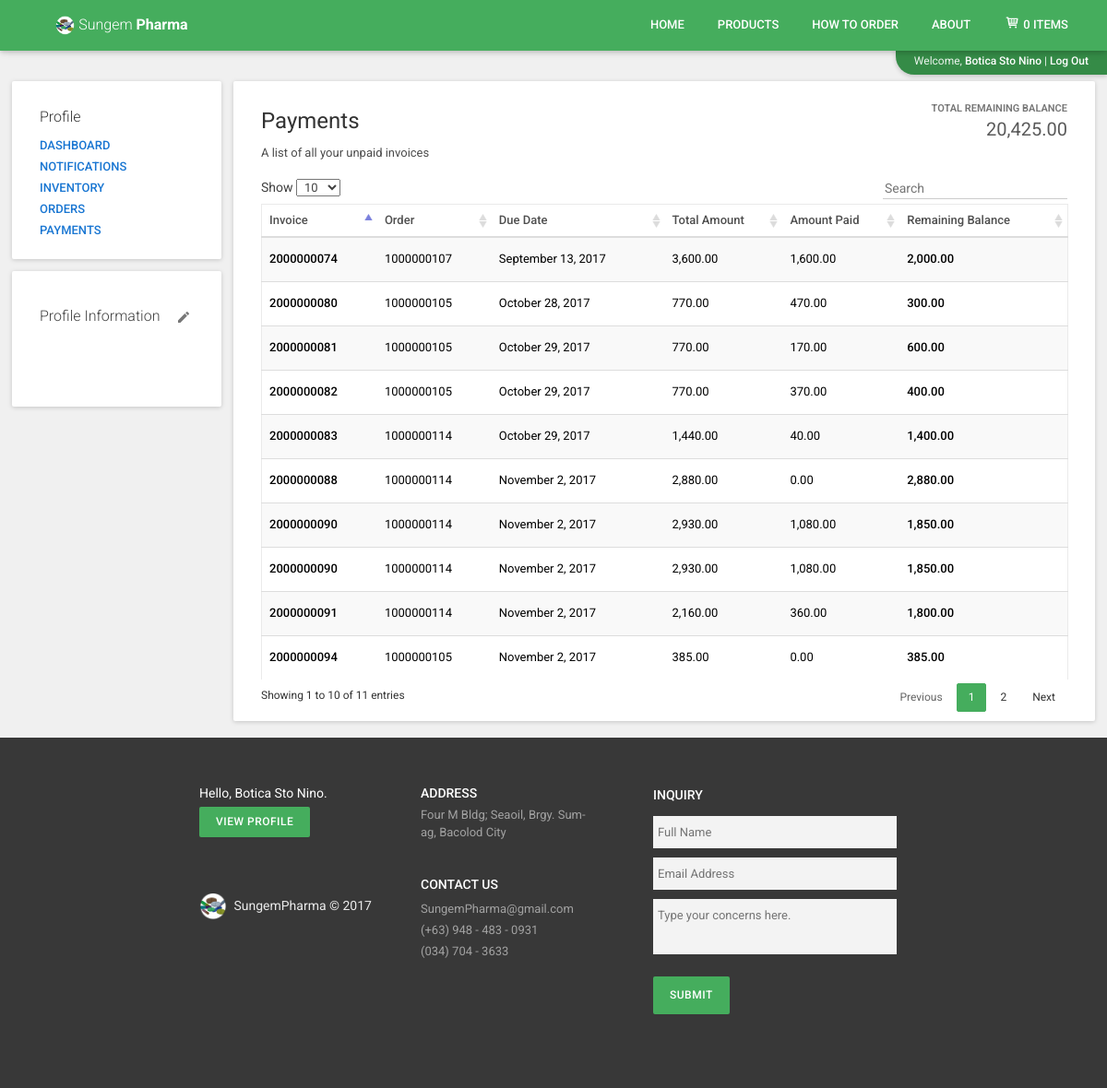
The page /index.php?mod=profile&view=paylist (signed in) on the database its author committed.
### tables this page shows
CREATE TABLE IF NOT EXISTS `tbl_ord_invoice` (
  `ord_invoice_id` int(10) unsigned NOT NULL AUTO_INCREMENT,
  `order_id` int(10) NOT NULL DEFAULT '0',
  `invoice_id` int(10) NOT NULL DEFAULT '0',
  `usr_id` int(4) NOT NULL DEFAULT '0',
  PRIMARY KEY (`ord_invoice_id`),
  KEY `order_id` (`order_id`),
  KEY `invoice_id` (`invoice_id`),
  KEY `usr_id` (`usr_id`)
);

CREATE TABLE IF NOT EXISTS `tbl_invoice` (
  `invoice_id` int(10) unsigned NOT NULL AUTO_INCREMENT,
  `total_amount` double(10,2) NOT NULL DEFAULT '0.00',
  `amount_paid` double(10,2) NOT NULL DEFAULT '0.00',
  `amount_remaining` double(10,2) NOT NULL DEFAULT '0.00',
  `date_due` date NOT NULL DEFAULT '0000-00-00',
  `date_issued` date NOT NULL DEFAULT '0000-00-00',
  `time_issued` time NOT NULL DEFAULT '00:00:00',
  `date_modified` date NOT NULL DEFAULT '0000-00-00',
  `time_modified` time NOT NULL DEFAULT '00:00:00',
  `usr_id` int(4) NOT NULL DEFAULT '0',
  PRIMARY KEY (`invoice_id`),
  KEY `usr_id` (`usr_id`)
);

### classes/class.users.php (called while the page is built, shortened)
<?php
class Users{
	public $db;
	public function __construct(){
		$this->db = new mysqli(DB_SERVER,DB_USERNAME,DB_PASSWORD,DB_DATABASE);
	}
	public function get_paylist($id){
		$sql = "SELECT *, tbl_invoice.total_amount FROM tbl_invoice,tbl_ord_invoice,tbl_order WHERE tbl_invoice.invoice_id = tbl_ord_invoice.invoice_id AND tbl_ord_invoice.order_id = tbl_order.order_id AND tbl_order.client_id = '$id' AND tbl_invoice.amount_remaining > 0";
		$result = mysqli_query($this->db,$sql);
		while($row = mysqli_fetch_assoc($result)){
			$list[] = $row;
		}
		if(!empty($list)){
			return $list;
		}
	}
	public function get_total_balance($id){
		$sql = "SELECT SUM(tbl_invoice.total_amount) AS total_balance FROM tbl_invoice,tbl_ord_invoice,tbl_order WHERE tbl_invoice.invoice_id = tbl_ord_invoice.invoice_id AND tbl_ord_invoice.order_id = tbl_order.order_id AND tbl_order.client_id = '$id' AND tbl_invoice.amount_remaining > 0";
		$result = mysqli_query($this->db,$sql);
		$row = mysqli_fetch_assoc($result);
		$value = $row['total_balance'];
		return $value;
	}
	public function get_order_by_invoice($id){
		$sql = "SELECT order_id FROM tbl_ord_invoice WHERE invoice_id='$id'";
		$result = mysqli_query($this->db,$sql);
		$row = mysqli_fetch_assoc($result);
		$value = $row['order_id'];
		return $value;
	}
}

### profile/paylist.php (the view, shortened to what this page needs)
<div class="card-wrapper profile-right-main-cont">
	<div class="card-style w-100">
		<div class="card-header">
			<ul style="width: 60%;">
				<li class="header-title"><h3 style="float: left;">Payments</h3></li>
			</ul>
			<div style="padding-top: 8px;float: left; width: 40%;text-align: right;">
						<span class="material-label">Total Remaining Balance</span></br>
						<span class="balance-counter"><?php $balance = $user->get_total_balance($_SESSION['clientid']); echo number_format ((float)$balance, 2, '.', ',');?></span>
			</div>
			<h5 style="width: 100%; display: inline-block;margin-bottom: 20px; margin-top: 0;">A list of all your unpaid invoices</h5>
		</div>
<table class="table table-striped font-roboto" id="table-sli">
	<thead>
		<tr>
					 <th class="table_one_title_profile">Invoice</th>
					 <th>Order</th>
        	<th class="table_two_title_profile">Due Date</th>
        	<th class="table_three_title_profile">Total Amount</th>
        	<th class="table_four_title_profile">Amount Paid</th>
        	<th class="table_five_title_profile">Remaining Balance</th>
      	</tr>
	</thead>
	<tbody>
	<?php
	$list = $user->get_paylist($_SESSION['clientid']);
	if($list){
		foreach($list as $pay){?>
    	<tr style="height: 48px;">
					 <td class="table_one_cont_profile"><span style="font-weight: 500;"><?php echo $pay['invoice_id'];?></span></td>
					 <td><?php echo $user->get_order_by_invoice($pay['invoice_id']);?></td>
       		<td class="table_two_cont_profile"><?php $date = new DateTime($pay['date_due']); echo $date->format('F j, Y');?></td>
       		<td class="table_three_cont_profile"><?php echo number_format ((float)$pay['total_amount'], 2, '.', ',');?></td>
       		<td class="table_four_cont_profile"><?php echo number_format ((float)$pay['amount_paid'], 2, '.', ',');?></td>
       		<td class="table_five_cont_profile"><span style="font-weight: 500;"><?php echo number_format ((float)$pay['amount_remaining'], 2, '.', ',');?></span></td>
        </tr>
    <?php
    	}
	}
    ?>
	</tbody>
</table>
	</div>
</div>

### css/stylesheet.css (style rules this page uses)
html, body { font-family: 'Roboto', sans-serif; margin: 0; -webkit-font-smoothing : antialiased; text-rendering: optimizeLegibility; height: 100%; }
body { filter: none; }
.background-material { background-color: #F0F0F0; }
.w-100 { width: 100%; }
.card-wrapper { float: left; padding: 13px; height: auto; font-family: 'Roboto', sans-serif; }
.card-header { width: 100%; float: left; padding: 0; }
.card-header ul { float: left; list-style-type: none; margin: 0; padding: 0; width: 100%; }
.card-style { display: inline-block; height: auto; margin: 0; background-color: white; box-shadow: 0 0px 0px rgba(0,0,0,0.1), 0 1px 5px rgba(0,0,0,0.175); padding: 10px 30px 10px 30px; border-radius: 2px; font-family: 'Roboto',sans-serif; }
.card-style h3 { font-weight: 400; font-family: 'Roboto', sans-serif; font-size: 24px; width: auto; }
.card-style h5 { font-size: 13px; color: rgba(0,0,0,0.7); font-weight: 400; }
.material-label { text-align: right; font-family: 'Roboto'; font-size: 11px; font-weight: 600; text-transform: uppercase; color: rgba(0,0,0,0.54); margin-top: 60px; }
.balance-counter { text-align: right; font-family: 'Roboto'; font-size: 20px; font-weight: 400; text-transform: uppercase; color: rgba(0,0,0,0.65); }
.font-roboto { font-family: 'Roboto', sans-serif; }
.profile-right-main-cont { width: 80%; }

### rows shown on the page
tbl_ord_invoice: invoice "2000000080", $user->get_order_by_invoice($pay['invoice_id']) "1000000105", invoice.date_due "October 28, 2017", invoice.total_amount "770.00", invoice.amount_paid "470.00", invoice.amount_remaining "300.00"
tbl_ord_invoice: invoice "2000000081", $user->get_order_by_invoice($pay['invoice_id']) "1000000105", invoice.date_due "October 29, 2017", invoice.total_amount "770.00", invoice.amount_paid "170.00", invoice.amount_remaining "600.00"
tbl_ord_invoice: invoice "2000000082", $user->get_order_by_invoice($pay['invoice_id']) "1000000105", invoice.date_due "October 29, 2017", invoice.total_amount "770.00", invoice.amount_paid "370.00", invoice.amount_remaining "400.00"
tbl_ord_invoice: invoice "2000000090", order_by_invoice "1000000114", invoice.date_due "November 2, 2017", invoice.total_amount "2,930.00", invoice.amount_paid "1,080.00", invoice.amount_remaining "1,850.00"
tbl_ord_invoice: invoice "2000000094", $user->get_order_by_invoice($pay['invoice_id']) "1000000105", invoice.date_due "November 2, 2017", invoice.total_amount "385.00", invoice.amount_paid "0.00", invoice.amount_remaining "385.00"
tbl_ord_invoice: invoice "2000000074", $user->get_order_by_invoice($pay['invoice_id']) "1000000107", invoice.date_due "September 13, 2017", invoice.total_amount "3,600.00", invoice.amount_paid "1,600.00", invoice.amount_remaining "2,000.00"
tbl_ord_invoice: invoice "2000000083", $user->get_order_by_invoice($pay['invoice_id']) "1000000114", invoice.date_due "October 29, 2017", invoice.total_amount "1,440.00", invoice.amount_paid "40.00", invoice.amount_remaining "1,400.00"
tbl_ord_invoice: invoice "2000000088", $user->get_order_by_invoice($pay['invoice_id']) "1000000114", invoice.date_due "November 2, 2017", invoice.total_amount "2,880.00", invoice.amount_paid "0.00", invoice.amount_remaining "2,880.00"
tbl_ord_invoice: invoice "2000000090", $user->get_order_by_invoice($pay['invoice_id']) "1000000114", invoice.date_due "November 2, 2017", invoice.total_amount "2,930.00", invoice.amount_paid "1,080.00", invoice.amount_remaining "1,850.00"
tbl_ord_invoice: invoice "2000000091", $user->get_order_by_invoice($pay['invoice_id']) "1000000114", invoice.date_due "November 2, 2017", invoice.total_amount "2,160.00", invoice.amount_paid "360.00", invoice.amount_remaining "1,800.00"

### other values the page prints
$product->count_cart($_SESSION['c_userid']) "0"
$_SESSION['c_userfullname'] "Botica Sto Nino"
$balance "20,425.00"
